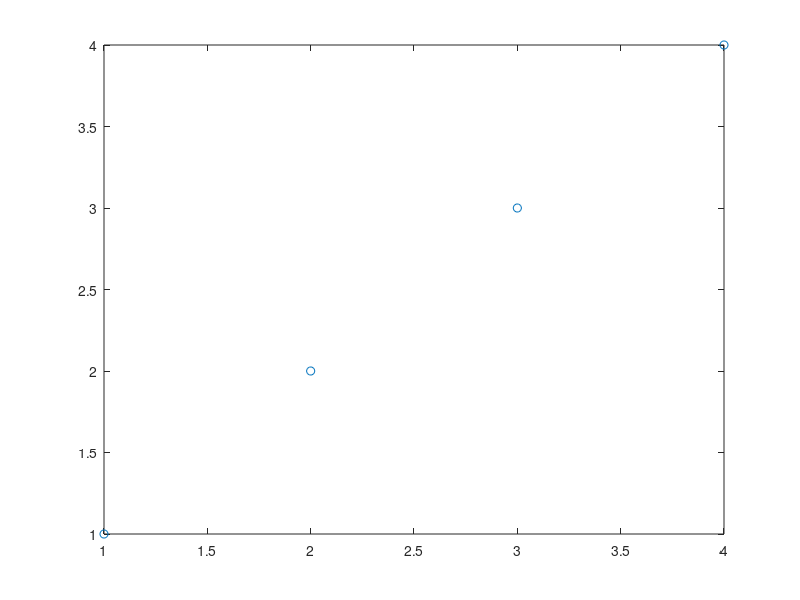

MATLAB code for this plot: (Note: this script raises an error after producing the figure.)
X = [1,2,3,4];
Y = [1,2,3,4];
labels = {'label1','label2','label3','label4'};
p = plot(X,Y,'o');
dtt = p.DataTipTemplate;
dtt.DataTipRows(1).Label = 'myLabel';
dtt.DataTipRows(1).Value = labels;
display(dtt.DataTipRows(1))
%text(X,Y,labels)